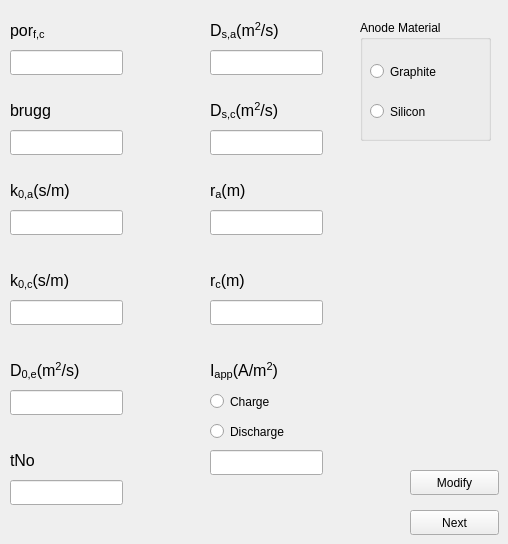
   <widget class="QWidget" name="tab_6">
    <attribute name="title">
     <string>Constant cont.-&gt;</string>
    </attribute>
    <widget class="QPushButton" name="change_constant_button">
     <property name="geometry">
      <rect>
       <x>410</x>
       <y>470</y>
       <width>89</width>
       <height>25</height>
      </rect>
     </property>
     <property name="text">
      <string>Modify</string>
     </property>
    </widget>
    <widget class="QPushButton" name="run_constant_button">
     <property name="geometry">
      <rect>
       <x>410</x>
       <y>510</y>
       <width>89</width>
       <height>25</height>
      </rect>
     </property>
     <property name="text">
      <string>Next</string>
     </property>
    </widget>
    <widget class="QRadioButton" name="select_discharge">
     <property name="geometry">
      <rect>
       <x>210</x>
       <y>420</y>
       <width>112</width>
       <height>23</height>
      </rect>
     </property>
     <property name="text">
      <string>Discharge</string>
     </property>
    </widget>
    <widget class="QRadioButton" name="select_charge">
     <property name="geometry">
      <rect>
       <x>210</x>
       <y>390</y>
       <width>112</width>
       <height>23</height>
      </rect>
     </property>
     <property name="text">
      <string>Charge</string>
     </property>
    </widget>
    <widget class="QLabel" name="label_38">
     <property name="geometry">
      <rect>
       <x>10</x>
       <y>100</y>
       <width>111</width>
       <height>21</height>
      </rect>
     </property>
     <property name="font">
      <font>
       <pointsize>12</pointsize>
      </font>
     </property>
     <property name="text">
      <string>brugg</string>
     </property>
    </widget>
    <widget class="QLineEdit" name="brugg_lineEdit">
     <property name="geometry">
      <rect>
       <x>10</x>
       <y>130</y>
       <width>113</width>
       <height>25</height>
      </rect>
     </property>
    </widget>
    <widget class="QLabel" name="label_20">
     <property name="geometry">
      <rect>
       <x>210</x>
       <y>360</y>
       <width>121</width>
       <height>21</height>
      </rect>
     </property>
     <property name="font">
      <font>
       <pointsize>12</pointsize>
      </font>
     </property>
     <property name="text">
      <string>&lt;html&gt;&lt;head/&gt;&lt;body&gt;&lt;p&gt;I&lt;span style=&quot; vertical-align:sub;&quot;&gt;app&lt;/span&gt;(A/m&lt;span style=&quot; vertical-align:super;&quot;&gt;2&lt;/span&gt;)&lt;/p&gt;&lt;/body&gt;&lt;/html&gt;</string>
     </property>
    </widget>
    <widget class="QLineEdit" name="I_lineEdit">
     <property name="geometry">
      <rect>
       <x>210</x>
       <y>450</y>
       <width>113</width>
       <height>25</height>
      </rect>
     </property>
    </widget>
    <widget class="QLabel" name="label_46">
     <property name="geometry">
      <rect>
       <x>10</x>
       <y>180</y>
       <width>151</width>
       <height>21</height>
      </rect>
     </property>
     <property name="font">
      <font>
       <pointsize>12</pointsize>
      </font>
     </property>
     <property name="text">
      <string>&lt;html&gt;&lt;head/&gt;&lt;body&gt;&lt;p&gt;k&lt;span style=&quot; vertical-align:sub;&quot;&gt;0,a&lt;/span&gt;(s/m)&lt;/p&gt;&lt;/body&gt;&lt;/html&gt;</string>
     </property>
    </widget>
    <widget class="QLineEdit" name="k0faisa_lineEdit">
     <property name="geometry">
      <rect>
       <x>10</x>
       <y>210</y>
       <width>113</width>
       <height>25</height>
      </rect>
     </property>
    </widget>
    <widget class="QLabel" name="label_47">
     <property name="geometry">
      <rect>
       <x>10</x>
       <y>270</y>
       <width>171</width>
       <height>21</height>
      </rect>
     </property>
     <property name="font">
      <font>
       <pointsize>12</pointsize>
      </font>
     </property>
     <property name="text">
      <string>&lt;html&gt;&lt;head/&gt;&lt;body&gt;&lt;p&gt;k&lt;span style=&quot; vertical-align:sub;&quot;&gt;0,c&lt;/span&gt;(s/m)&lt;/p&gt;&lt;/body&gt;&lt;/html&gt;</string>
     </property>
    </widget>
    <widget class="QLineEdit" name="k0faisc_lineEdit">
     <property name="geometry">
      <rect>
       <x>10</x>
       <y>300</y>
       <width>113</width>
       <height>25</height>
      </rect>
     </property>
    </widget>
    <widget class="QLabel" name="label_48">
     <property name="geometry">
      <rect>
       <x>10</x>
       <y>360</y>
       <width>171</width>
       <height>21</height>
      </rect>
     </property>
     <property name="font">
      <font>
       <pointsize>12</pointsize>
      </font>
     </property>
     <property name="text">
      <string>&lt;html&gt;&lt;head/&gt;&lt;body&gt;&lt;p&gt;D&lt;span style=&quot; vertical-align:sub;&quot;&gt;0,e&lt;/span&gt;(m&lt;span style=&quot; vertical-align:super;&quot;&gt;2&lt;/span&gt;/s)&lt;/p&gt;&lt;/body&gt;&lt;/html&gt;</string>
     </property>
    </widget>
    <widget class="QLineEdit" name="d0ce_lineEdit">
     <property name="geometry">
      <rect>
       <x>10</x>
       <y>390</y>
       <width>113</width>
       <height>25</height>
      </rect>
     </property>
    </widget>
    <widget class="QLabel" name="label_49">
     <property name="geometry">
      <rect>
       <x>10</x>
       <y>450</y>
       <width>111</width>
       <height>21</height>
      </rect>
     </property>
     <property name="font">
      <font>
       <pointsize>12</pointsize>
      </font>
     </property>
     <property name="text">
      <string>tNo</string>
     </property>
    </widget>
    <widget class="QLineEdit" name="tno_lineEdit">
     <property name="geometry">
      <rect>
       <x>10</x>
       <y>480</y>
       <width>113</width>
       <height>25</height>
      </rect>
     </property>
    </widget>
    <widget class="QLabel" name="label_51">
     <property name="geometry">
      <rect>
       <x>210</x>
       <y>100</y>
       <width>111</width>
       <height>21</height>
      </rect>
     </property>
     <property name="font">
      <font>
       <pointsize>12</pointsize>
      </font>
     </property>
     <property name="text">
      <string>&lt;html&gt;&lt;head/&gt;&lt;body&gt;&lt;p&gt;D&lt;span style=&quot; vertical-align:sub;&quot;&gt;s,c&lt;/span&gt;(m&lt;span style=&quot; vertical-align:super;&quot;&gt;2&lt;/span&gt;/s)&lt;/p&gt;&lt;/body&gt;&lt;/html&gt;</string>
     </property>
    </widget>
    <widget class="QLineEdit" name="dsc_lineEdit">
     <property name="geometry">
      <rect>
       <x>210</x>
       <y>130</y>
       <width>113</width>
       <height>25</height>
      </rect>
     </property>
    </widget>
    <widget class="QLabel" name="label_52">
     <property name="geometry">
      <rect>
       <x>210</x>
       <y>180</y>
       <width>111</width>
       <height>21</height>
      </rect>
     </property>
     <property name="font">
      <font>
       <pointsize>12</pointsize>
      </font>
     </property>
     <property name="text">
      <string>r&lt;sub&gt;a&lt;/sub&gt;(m)</string>
     </property>
    </widget>
    <widget class="QLineEdit" name="rsa_lineEdit">
     <property name="geometry">
      <rect>
       <x>210</x>
       <y>210</y>
       <width>113</width>
       <height>25</height>
      </rect>
     </property>
    </widget>
    <widget class="QLabel" name="label_53">
     <property name="geometry">
      <rect>
       <x>210</x>
       <y>270</y>
       <width>111</width>
       <height>21</height>
      </rect>
     </property>
     <property name="font">
      <font>
       <pointsize>12</pointsize>
      </font>
     </property>
     <property name="text">
      <string>r&lt;sub&gt;c&lt;/sub&gt;(m)</string>
     </property>
    </widget>
    <widget class="QLineEdit" name="rsc_lineEdit">
     <property name="geometry">
      <rect>
       <x>210</x>
       <y>300</y>
       <width>113</width>
       <height>25</height>
      </rect>
     </property>
    </widget>
    <widget class="QLabel" name="label_37">
     <property name="geometry">
      <rect>
       <x>10</x>
       <y>20</y>
       <width>111</width>
       <height>21</height>
      </rect>
     </property>
     <property name="font">
      <font>
       <pointsize>12</pointsize>
      </font>
     </property>
     <property name="text">
      <string>&lt;html&gt;&lt;head/&gt;&lt;body&gt;&lt;p&gt;por&lt;span style=&quot; vertical-align:sub;&quot;&gt;f,c&lt;/span&gt;&lt;/p&gt;&lt;/body&gt;&lt;/html&gt;</string>
     </property>
    </widget>
    <widget class="QLineEdit" name="porfc_lineEdit">
     <property name="geometry">
      <rect>
       <x>10</x>
       <y>50</y>
       <width>113</width>
       <height>25</height>
      </rect>
     </property>
    </widget>
    <widget class="QLabel" name="label_50">
     <property name="geometry">
      <rect>
       <x>210</x>
       <y>20</y>
       <width>111</width>
       <height>21</height>
      </rect>
     </property>
     <property name="font">
      <font>
       <pointsize>12</pointsize>
      </font>
     </property>
     <property name="text">
      <string>&lt;html&gt;&lt;head/&gt;&lt;body&gt;&lt;p&gt;D&lt;span style=&quot; vertical-align:sub;&quot;&gt;s,a&lt;/span&gt;(m&lt;span style=&quot; vertical-align:super;&quot;&gt;2&lt;/span&gt;/s)&lt;/p&gt;&lt;/body&gt;&lt;/html&gt;</string>
     </property>
    </widget>
    <widget class="QLineEdit" name="dsa_lineEdit">
     <property name="geometry">
      <rect>
       <x>210</x>
       <y>50</y>
       <width>113</width>
       <height>25</height>
      </rect>
     </property>
    </widget>
    <widget class="QGroupBox" name="groupBox">
     <property name="geometry">
      <rect>
       <x>360</x>
       <y>20</y>
       <width>131</width>
       <height>121</height>
      </rect>
     </property>
     <property name="title">
      <string>Anode Material</string>
     </property>
     <widget class="QRadioButton" name="select_silicon">
      <property name="geometry">
       <rect>
        <x>10</x>
        <y>80</y>
        <width>112</width>
        <height>23</height>
       </rect>
      </property>
      <property name="text">
       <string>Silicon</string>
      </property>
     </widget>
     <widget class="QRadioButton" name="select_carbon">
      <property name="geometry">
       <rect>
        <x>10</x>
        <y>40</y>
        <width>112</width>
        <height>23</height>
       </rect>
      </property>
      <property name="text">
       <string>Graphite</string>
      </property>
     </widget>
    </widget>
   </widget>
